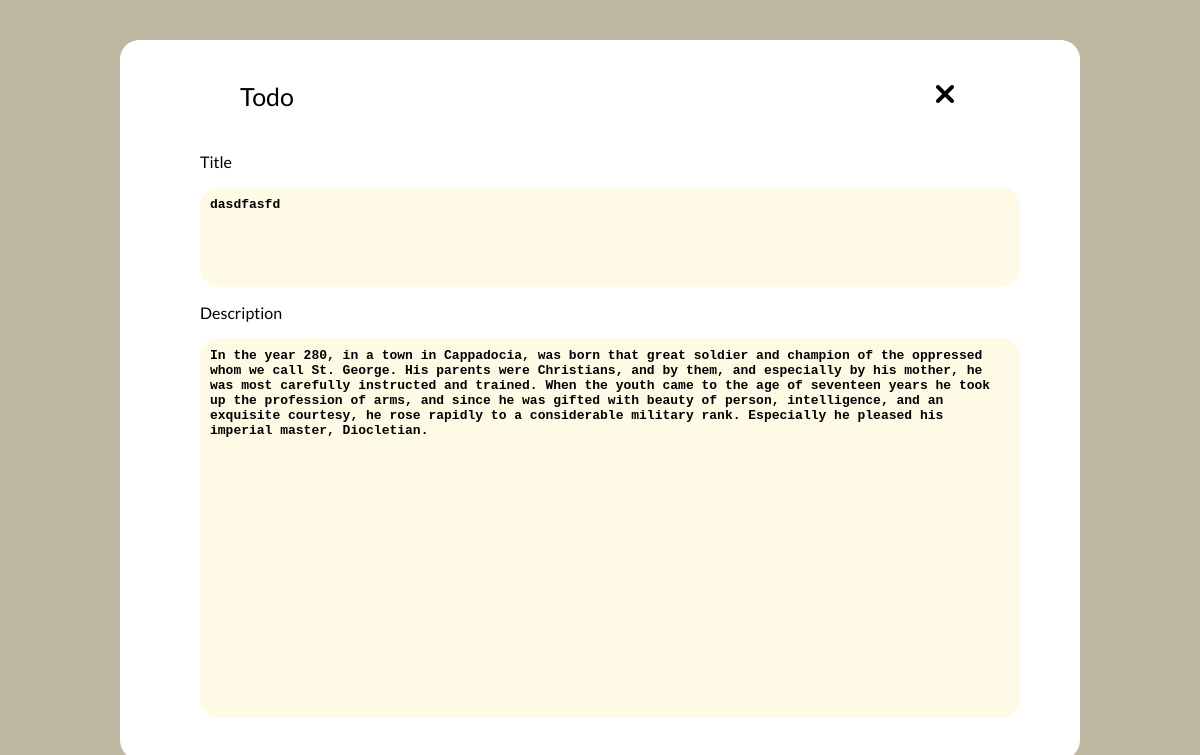
Page /details/6 on the committed database.
### Home/models.py (models this page shows)
class Work(models.Model):
    sno=models.AutoField(primary_key=True)
    title=models.CharField(max_length=500)
    description=models.CharField(max_length=10000)
    color=models.CharField(max_length=50)
    complite=models.CharField(max_length=10)

### Home/views.py (the view)
# urls.py: path('details/<int:number>', views.details, name="details"),
def details(request, number):
    details=Work.objects.filter(sno = number).first()
    context={
        "details":details
    }
    return render(request, "details.html", context)

### templates/details.html (shortened to what this page needs)
{% load static %}
<!DOCTYPE html>
<html lang="en">
<head>
    <link rel="stylesheet" href="{% static 'style/styledetails.css' %}">
</head>
<body>
    <div class="container">
        <div class="box">
            <div class="first">
                <div class="logo">
                    <a href="/" id="todohref">Todo</a>
                </div>
                <div class="cancel">
                    <a href="/"><img src="{% static 'images/cancel.png' %}"></a>
                </div>
            </div>
            <div class="second">
                <div class="content">
                    <p id="titleText">Title</p>
                    <div class="title">
                        {{ details.title }}
                    </div>
                    <p id="desTitle">Description</p>
                    <div class="description">
                        {{ details.description }}
                    </div>
                </div>
            </div>
        </div>
    </div>
</body>
</html>

### static/style/styledetails.css (style rules this page uses)
* { padding: 0px; margin: 0px; }
.container { height: 100vh; width: 100vw; background-color: rgba(190,183,162,255); display: flex; align-items: center; justify-content: center; }
.box { height: 90vh; width: 80vw; background-color: white; border-radius: 20px; }
.first { display: flex; align-items: center; justify-content: space-between; height: 13.961605584642234vh; width: 100%; background-color: rgb(255, 255, 255); border-radius: 20px; }
.logo { margin: 0px 0px 0px 10vw; font-family: 'Lato', sans-serif; font-size: 25px; cursor: pointer; }
#todohref { color: rgb(0, 0, 0); text-decoration: none; }
.cancel { margin: 0px 10vw 0px 0px; cursor: pointer; }
.second { height: 77vh; width: 100%; }
.content { height: 72vh; background-color: rgb(255, 255, 255); margin: 0px 10vh 0px 10vh; }
p { font-family: 'Lato', sans-serif; }
.title { height: 10vh; width: 100%; background-color: rgb(254 250 230); border-radius: 20px; font-family: monospace; padding: 10px; font-weight: bold; }
.description { height: 45vh; width: 100%; background-color: rgb(254 250 230); border-radius: 20px; font-family: monospace; padding: 10px; font-weight: bold; }
#titleText { margin: 0vh 0px 2vh 0px; }
#desTitle { margin: 2vh 0px 2vh 0px; }

### rows in the picture
Work: title "dasdfasfd", description "In the year 280, in a town in Cappadocia, was born that great soldier and champion of the oppressed whom we call St. George. His parents were Christians, and by them, and especially by his mother, he was most carefully instructed and trained. When the youth came to the age of seventeen years he took up the profession of arms, and since he was gifted with beauty of person, intelligence, and an exquisite courtesy, he rose rapidly to a considerable military rank. Especially he pleased his imperial master, Diocletian."
